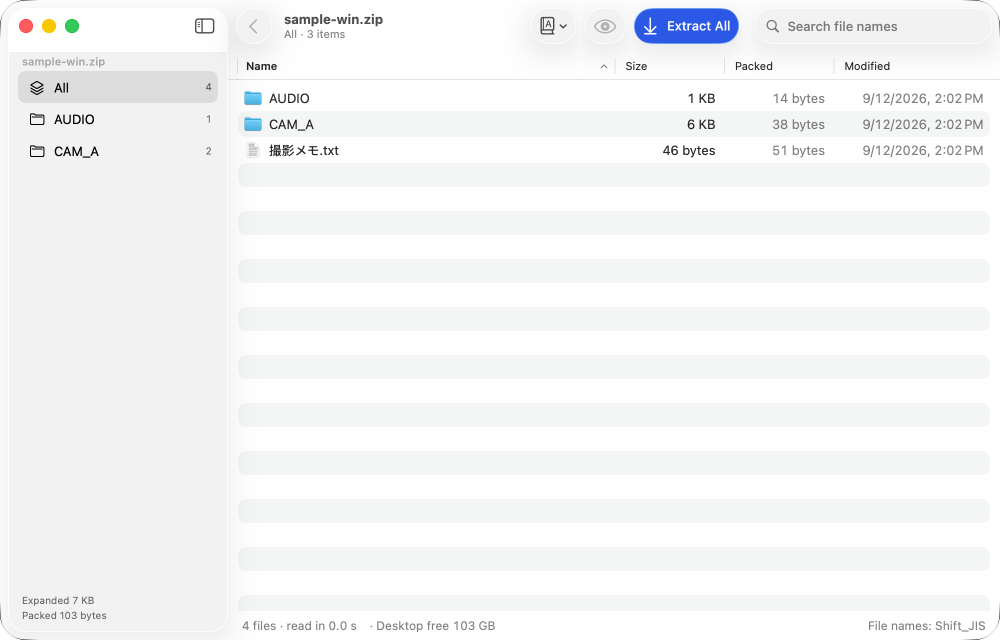
#> input picture docs/images/browse.png, 2000 x 1280 px (shown at 1/2 size)
$ python -i site-shots.py   (imports and definitions only)
#> lines starting #> are read from the running program, lines starting #| are printed output that depends on the picture; after the words box and inside, x2 and y2 are one past the last pixel; in counts of white or black regions, pixels touching at a corner belong together
#> further down, picture is the input picture: PIL image 2000x1280 RGBA; mean R, G, B, A 245.1, 245.6, 246.3, 254.8
#!/usr/bin/env python3
"""GitHubのMacで撮った画面写真（scripts/ui-shots.sh の shots/）から、配布ページとREADME用の画像を切り出す。
使い方: python3 scripts/site-shots.py <shotsフォルダ>
出力: site/public/shots/{en,ja}/*.png と docs/images/*.png（英語）・docs/images/ja/*.png（日本語）"""
import os, sys
from PIL import Image, ImageDraw

src = sys.argv[1]
root = os.path.dirname(os.path.dirname(os.path.abspath(__file__)))


def scale_of(img):
    # 画面の見た目の高さは 768（等倍の画面）か 800（2倍の仮想ディスプレイ）。画素の倍率を求める
    return 2 if img.height >= 1500 else 1


def bbox(img):
    # 黒い壁紙・上のメニューバー・下のDockを除いて、窓のある範囲を探す
    k = scale_of(img)
#> k = 1
    top, bottom = 31 * k, img.height - 90 * k
#> top = 31; bottom = 1190
    reg = img.crop((0, top, img.width, bottom)).convert('L').point(lambda v: 255 if v > 8 else 0)
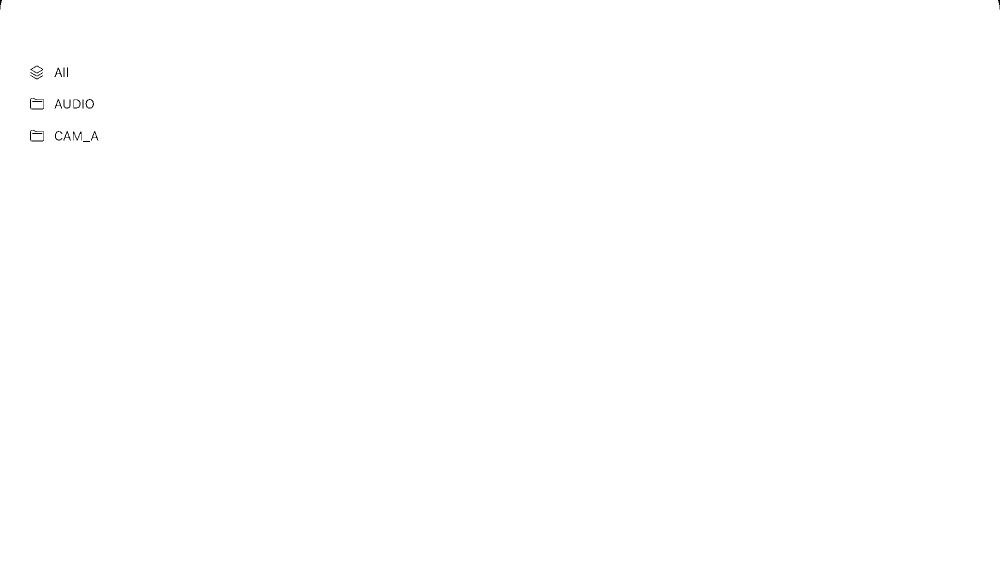
#> reg: PIL image 2000x1159 L (shown at 1/2 size); 99.9% white; black in thin lines or dots, all inside (x1, y1, x2, y2) = (0, 0, 2000, 284)
    b = reg.getbbox()
#> b = (0, 0, 2000, 1159)
    return (b[0], b[1] + top, b[2], b[3] + top)


def cut(name, box, dst, radius, top=0):
    path = os.path.join(src, name + '.png')
    if not os.path.exists(path):
        print('なし:', name)
        return
    img = Image.open(path).convert('RGBA')
    k = scale_of(img)
    box = box or bbox(img)
    radius, top = radius * k, top * k
    box = (box[0], box[1] + top, box[2], box[3])
    im = img.crop(box)
    # 角の丸みは4倍で描いてから縮め、縁を滑らかにする
    big = Image.new('L', (im.width * 4, im.height * 4), 0)
    ImageDraw.Draw(big).rounded_rectangle([0, 0, big.width - 1, big.height - 1], radius * 4, fill=255)
    mask = big.resize(im.size, Image.LANCZOS)
    im.putalpha(mask)
    os.makedirs(os.path.dirname(dst), exist_ok=True)
    im.save(dst, optimize=True)
    print(dst, im.size)


# [16 lines not run here, left out]

>>> from PIL import Image
>>> picture = Image.open('../docs/images/browse.png')
>>> result = bbox(picture)
#> result = (0, 31, 2000, 1190)
